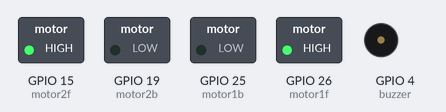
A sketch run on a simulated ESP32. On the bench: switched loads named in the sketch (green lamp = pin HIGH), buzzer (waves = sounding, pin HIGH).

Above: at 0.1 s.
At 14.1 s:
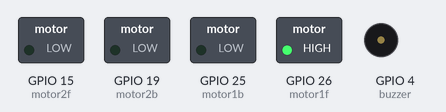
At 20.3 s:
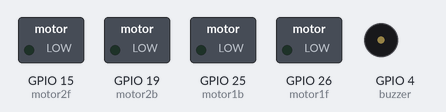
At 28.3 s:
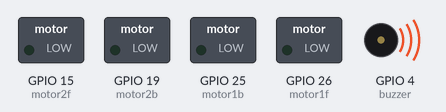
At 32.8 s:
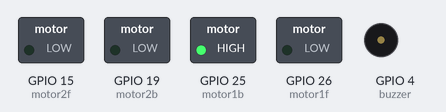
At 38.5 s:
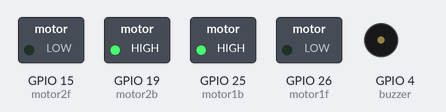
Timing chart, 0 to 40.0 s (numbered marks = the images above):
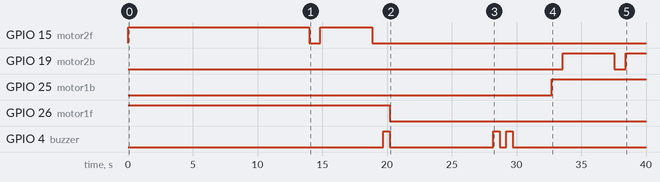

The sketch:

sketch_apr26a.ino
```cpp
int motor1f = 26;
int motor1b = 25;
int motor2f = 15;
int motor2b = 19;
int buzzer =  4;

void setup() {
  // put your setup code


pinMode(motor1f,OUTPUT);
pinMode(motor1b,OUTPUT);
pinMode(motor2f,OUTPUT);
pinMode(motor2b,OUTPUT);
pinMode(buzzer,OUTPUT);
}

void loop() {
  // put your main code here, to run repeatedly:

digitalWrite(motor1f,HIGH);
digitalWrite(motor2f,HIGH);
digitalWrite(buzzer,LOW);
delay(14000);
digitalWrite(motor1f,HIGH);
digitalWrite(motor2f,LOW);
digitalWrite(buzzer,LOW);
delay(855);
digitalWrite(buzzer,LOW);
digitalWrite(motor1f,HIGH);
digitalWrite(motor2f,HIGH);
delay(4000);
digitalWrite(motor1f,HIGH);
digitalWrite(motor2f,LOW);
digitalWrite(buzzer,LOW);
delay(855);
digitalWrite(buzzer,HIGH);
delay(500);
digitalWrite(buzzer,LOW);
digitalWrite(motor1f,LOW);
digitalWrite(motor1b,LOW);
digitalWrite(motor2f,LOW);
digitalWrite(motor2b,LOW);

delay(8000);
digitalWrite(buzzer,HIGH);
delay(500);
digitalWrite(buzzer,LOW);
delay(500);
digitalWrite(buzzer,HIGH);
delay(500);
digitalWrite(buzzer,LOW);
delay(3000);
digitalWrite(motor1b,HIGH);
digitalWrite(motor2b,LOW);
delay(855);
digitalWrite(motor1b,HIGH);
digitalWrite(motor2b,HIGH);
delay(4000);
digitalWrite(motor1b,HIGH);
digitalWrite(motor2b,LOW);
digitalWrite(buzzer,LOW);
delay(855);
digitalWrite(buzzer,LOW);
digitalWrite(motor1b,HIGH);
digitalWrite(motor2b,HIGH);
delay(14000);
digitalWrite(motor1f,HIGH);
digitalWrite(motor2f,LOW);
digitalWrite(buzzer,LOW);
delay(855);
digitalWrite(buzzer,HIGH);
delay(500);
digitalWrite(buzzer,LOW);
digitalWrite(motor1f,LOW);
digitalWrite(motor1b,LOW);
digitalWrite(motor2f,LOW);
digitalWrite(motor2b,LOW);
delay(8000);
digitalWrite(buzzer,HIGH);
delay(500);
digitalWrite(buzzer,LOW);
delay(500);
digitalWrite(buzzer,HIGH);
delay(500);
digitalWrite(buzzer,LOW);
delay(5000);

     }
```

Measured:
- by itself, GPIO 15 (motor2f): LOW → HIGH at 0.00 s, → LOW 14.0 s later, → HIGH 0.86 s later, → LOW 4.0 s later
- by itself, GPIO 19 (motor2b): LOW → HIGH at 33.6 s, → LOW 4.0 s later, → HIGH 0.86 s later
- by itself, GPIO 25 (motor1b): LOW → HIGH at 32.7 s
- by itself, GPIO 26 (motor1f): LOW → HIGH at 0.00 s, → LOW 20.2 s later
- by itself, GPIO 4 (buzzer): goes HIGH 0.50 s, LOW 8.0 s, HIGH 0.50 s, LOW 0.50 s, HIGH 0.50 s, then LOW
